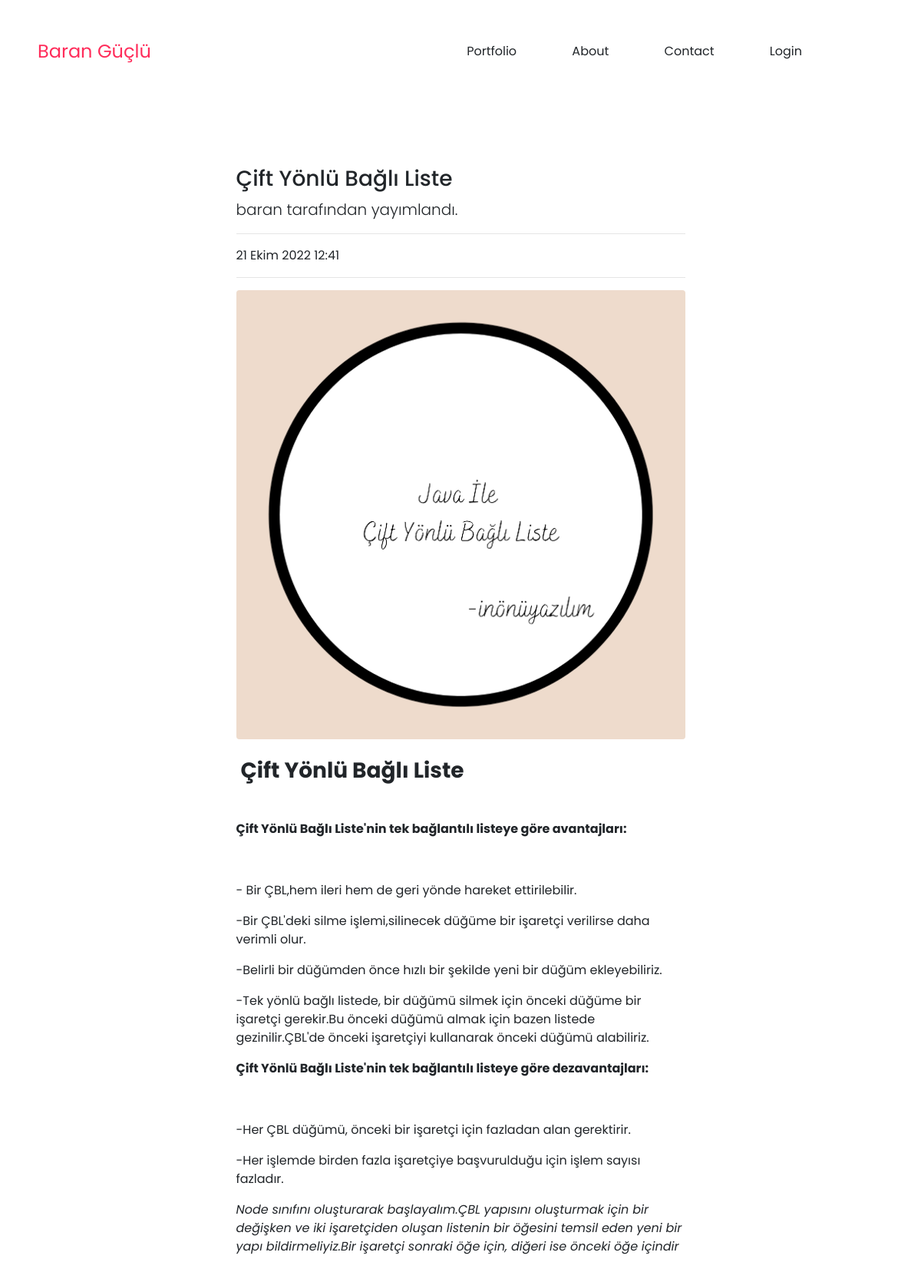
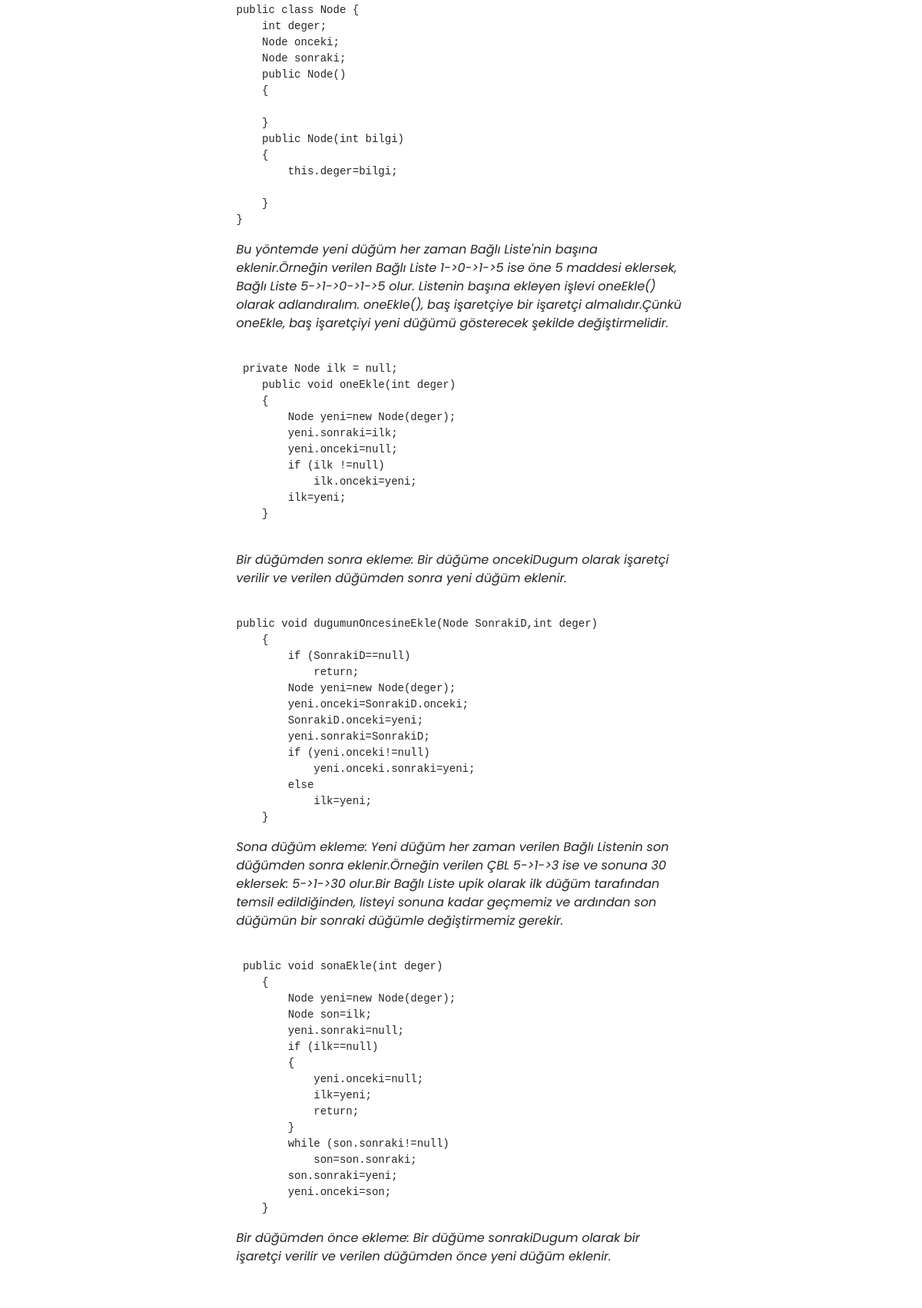
/posts/post/28 (upper part), run on the app's committed database (2 pictures, top to bottom).
### Post/models.py (models this page shows, shortened)
class Post(models.Model):
    author=models.ForeignKey("auth.User",on_delete=models.CASCADE,verbose_name="Kullanıcı")
    title = models.CharField(max_length=50,verbose_name="Başlık")
    content=RichTextField(max_length=50000,null=True)
    created_date=models.DateTimeField(auto_now_add=True,verbose_name="Tarih")
    post_image=models.FileField(blank=True,null=True,verbose_name="Posta fotoğraf ekleyin")
    class Meta:
        ordering = ['-created_date']

### Post/views.py (the view)
# urls.py: path("post/<int:id>",views.detail,name="detail"),
def detail(request,id):
    post = get_object_or_404(Post,id=id)
    comments=post.comments.all()
    context={
        "post":post,
        "comments":comments,
    }
    return  render(request,"detail.html",context)

### templates/detail.html (shortened to what this page needs)
<html>
{% load static %}
<head>
    <link rel="stylesheet" href="https://cdnjs.cloudflare.com/ajax/libs/animate.css/3.7.0/animate.min.css">
    <link rel="stylesheet" href="https://cdn.jsdelivr.net/npm/bootstrap@4.0.0/dist/css/bootstrap.min.css">
    <link rel="stylesheet" href="https://use.fontawesome.com/releases/v5.7.1/css/all.css">
    <link rel="stylesheet" href="{% static 'css/index.css'%}">
</head>
<body>
    <header id="header" class="animated slideInDown" style="animation-delay:1.8s;">
        <table>
            <tr>
                <td id="logo">Baran Güçlü</td>
                <td id="navigation">
                    <a href="/">Portfolio</a>
                    <a href="/">About</a>
                    <a href="/">Contact</a>
                    {% if request.user.is_authenticated %}
                        <a href="{% url 'user:logout' %}">Logout</a>
                        <a href="{% url 'post:dashboard'%}">Admin Panel</a>
                    {% else %}
                        <a href="{% url 'user:login'%}">Login</a>
                    {% endif%}
                </td>
            </tr>
        </table>
    </header>
<br><br><br><br><br><br><br><br>
<div class="row">
                <div class="col-md-6 offset-md-3">
                    <article>
                        <h3 class="mt-4">{{post.title}}</h3>
                        <p class="lead">
                             {{post.author.username}} tarafından yayımlandı.
                        </p>
                        <hr>
                        <p>
                            {{post.created_date}}
                        </p>
                        <hr>
                        {% if post.post_image %}
                            <figure class="mb-4"><img class="img-fluid rounded" src="{{post.post_image.url}}" alt="..." /></figure>
                        {% endif %}
                        <section class="mb-5">
                             <p class="lead">{{post.content|safe}}</p>
                        </section>
                    </article>
                </div>
</div>
</body>
</html>

### static/css/index.css (style rules this page uses)
body { font-family: 'Poppins', sans-serif; padding:0px; margin:0px; max-width:100vw; overflow-x:hidden; scroll-behavior: smooth; }
header { width:92vw; padding:6vh 4vw; position:fixed; font-weight:bold; background:transparent; color:#fff; transition:0.4s ease-in-out; z-index:2; }
header table { width:100%; }
#logo { width:20%; }
#navigation { width:80%; }
#logo { font-size:24px; color:rgb(255, 44, 90); }
#navigation { text-align:right; }
#navigation a { color:inherit; text-decoration:none; padding:5px 10px; border-bottom:2px solid transparent; margin-left:4vw; transition:0.4s ease-in-out; }
::placeholder { color:#000; }

### data on the page
Post: title "Çift Yönlü Bağlı Liste", author.username "baran", created_date "21 Ekim 2022 12:41", post_image (picture), content "Çift Yönlü Bağlı Liste Çift Yönlü Bağlı Liste'nin tek bağlantılı listeye göre avantajları: - Bir ÇBL,hem ileri hem de geri yönde hareket ettirilebilir. -Bir ÇBL'deki silme işlemi,silinecek düğüme bir işaretçi verilirse daha verimli olur. -Belirli bir düğümden önce hızlı bir şekilde yeni bir düğüm ekleyebiliriz. -Tek yönlü bağlı listede, bir düğümü silmek için önceki düğüme bir işaretçi gerekir.Bu önceki düğümü almak için bazen listede gezinilir.ÇBL'de önceki işaretçiyi kullanarak önceki düğümü alabiliriz. Çift Yönlü Bağlı Liste'nin tek bağlantılı listeye göre dezavantajları: -Her ÇBL düğümü, önceki bir işaretçi için fazladan alan gerektirir. -Her işlemde birden fazla işaretçiye başvurulduğu…"
